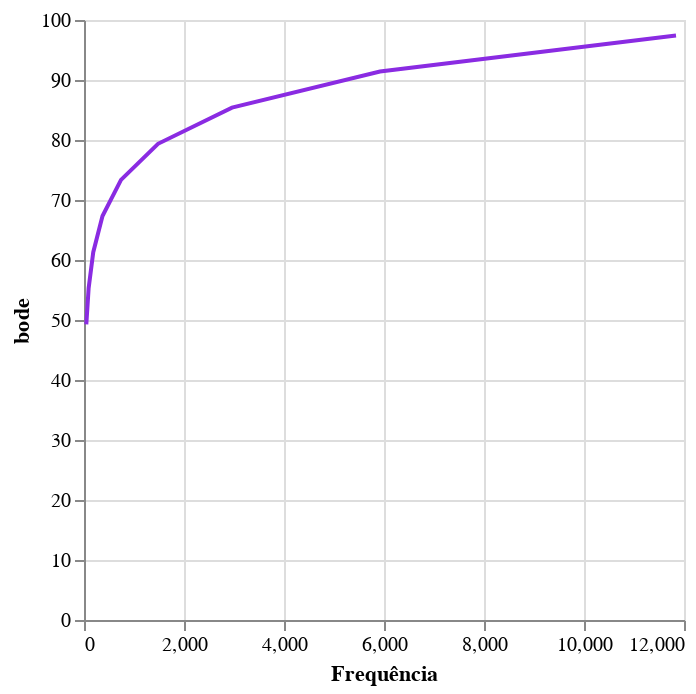
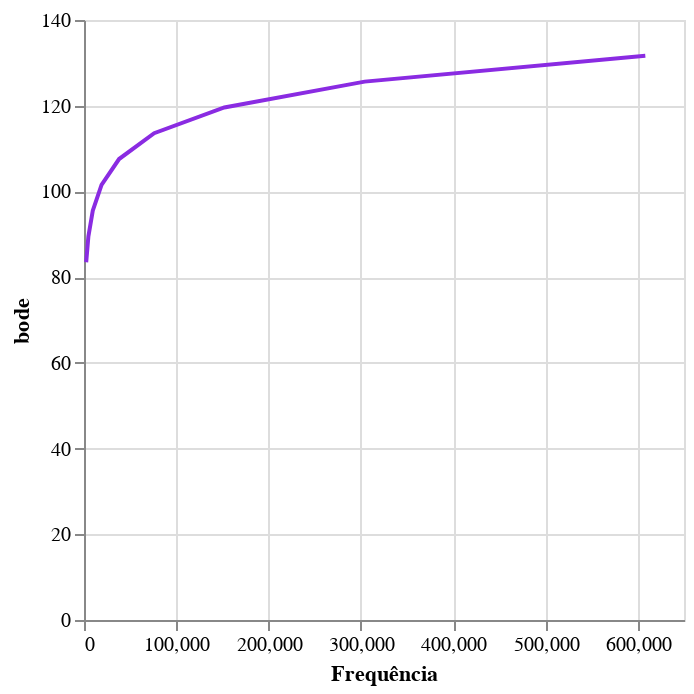

Notebook cell for these charts, in order:
### Code cell
def bode_freq(list_freq):
    data = pd.DataFrame()
    data["freq"] = list_freq
    lista_bode = []
    for freq in list_freq:
        lista_bode.append(20 * np.log10(2 * np.pi * freq))
    data["bode"] = lista_bode
    return data

graph(bode_freq(frequencia_rc)).display()
graph(bode_freq(frequencia_rl))

### Figure 1 — Vega-Lite specification as saved in the notebook (floating-point values rounded to 4 significant figures)
{"config": {"view": {"continuousWidth": 300, "continuousHeight": 300}}, "data": {"name": "data-dfe79593d01368d3c18e1e35f93ac53a"}, "mark": {"type": "line", "color": "blueviolet"}, "encoding": {"x": {"field": "freq", "title": "Frequência", "type": "quantitative"}, "y": {"field": "bode", "type": "quantitative"}}, "$schema": "https://vega.github.io/schema/vega-lite/v5.20.1.json", "datasets": {"data-dfe79593d01368d3c18e1e35f93ac53a": [{"freq": 46.25, "bode": 49.27}, {"freq": 92.5, "bode": 55.29}, {"freq": 185.0, "bode": 61.31}, {"freq": 370.0, "bode": 67.33}, {"freq": 740.0, "bode": 73.35}, {"freq": 1480.0, "bode": 79.37}, {"freq": 2960.0, "bode": 85.39}, {"freq": 5920.0, "bode": 91.41}, {"freq": 11840.0, "bode": 97.43}]}}

### Figure 2 — Vega-Lite specification as saved in the notebook (floating-point values rounded to 4 significant figures)
{"config": {"view": {"continuousWidth": 300, "continuousHeight": 300}}, "data": {"name": "data-72dba17f1e6eb74812f2dd392f0de741"}, "mark": {"type": "line", "color": "blueviolet"}, "encoding": {"x": {"field": "freq", "title": "Frequência", "type": "quantitative"}, "y": {"field": "bode", "type": "quantitative"}}, "$schema": "https://vega.github.io/schema/vega-lite/v5.20.1.json", "datasets": {"data-72dba17f1e6eb74812f2dd392f0de741": [{"freq": 2375.0, "bode": 83.48}, {"freq": 4751.0, "bode": 89.5}, {"freq": 9502.0, "bode": 95.52}, {"freq": 19000.0, "bode": 101.5}, {"freq": 38010.0, "bode": 107.6}, {"freq": 76010.0, "bode": 113.6}, {"freq": 152000.0, "bode": 119.6}, {"freq": 304000.0, "bode": 125.6}, {"freq": 608100.0, "bode": 131.6}]}}
